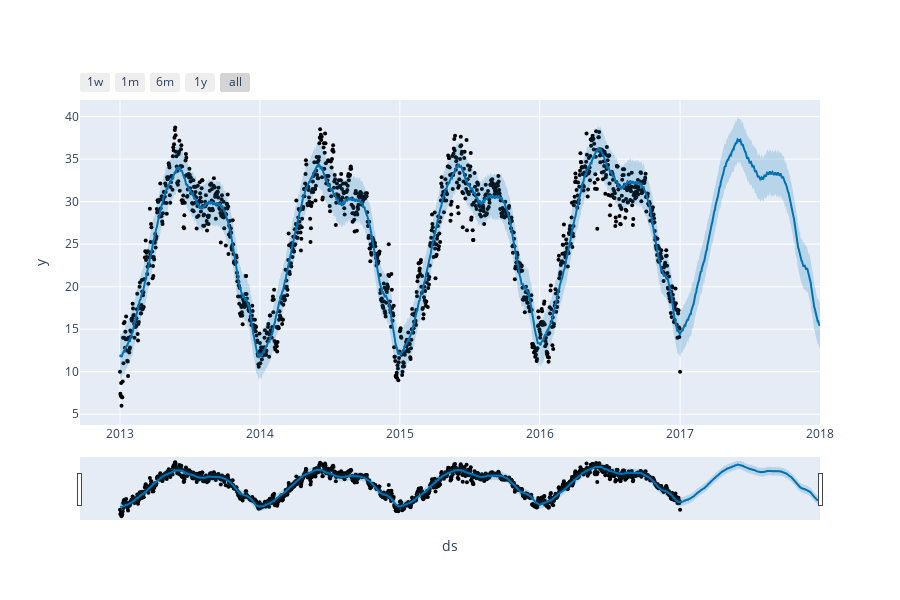

Notebook code for this chart:
### Code cell
from prophet import Prophet
from prophet.plot import plot_plotly, plot_components_plotly
model=Prophet()
model.fit(forecast)
forecasts=model.make_future_dataframe(periods=365)
predictions=model.predict(forecasts)
plot_plotly(model,predictions)

### Figure 1 — Plotly figure (JSON) as saved in the notebook; plotly's stock layout.template omitted (floating-point values rounded to 4 significant figures; data arrays with more than 128 entries replaced by an {"elided": "..."} marker saying what was removed)
{"data": [{"marker": {"color": "black", "size": 4}, "mode": "markers", "name": "Actual", "type": "scatter", "x": {"elided": "1462 str values"}, "y": {"elided": "1462 float values"}}, {"hoverinfo": "skip", "line": {"width": 0}, "mode": "lines", "type": "scatter", "x": {"elided": "1827 str values"}, "y": {"elided": "1827 float values"}}, {"fill": "tonexty", "fillcolor": "rgba(0, 114, 178, 0.2)", "line": {"color": "#0072B2", "width": 2}, "mode": "lines", "name": "Predicted", "type": "scatter", "x": {"elided": "1827 str values"}, "y": {"elided": "1827 float values"}}, {"fill": "tonexty", "fillcolor": "rgba(0, 114, 178, 0.2)", "hoverinfo": "skip", "line": {"width": 0}, "mode": "lines", "type": "scatter", "x": {"elided": "1827 str values"}, "y": {"elided": "1827 float values"}}], "layout": {"height": 600, "showlegend": false, "width": 900, "xaxis": {"rangeselector": {"buttons": [{"count": 7, "label": "1w", "step": "day", "stepmode": "backward"}, {"count": 1, "label": "1m", "step": "month", "stepmode": "backward"}, {"count": 6, "label": "6m", "step": "month", "stepmode": "backward"}, {"count": 1, "label": "1y", "step": "year", "stepmode": "backward"}, {"step": "all"}]}, "rangeslider": {"visible": true}, "title": {"text": "ds"}, "type": "date"}, "yaxis": {"title": {"text": "y"}}}}
